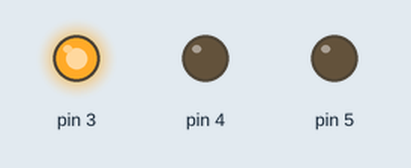
A sketch run on a simulated Arduino Uno, built with avr-gcc and run on an emulated ATmega328P. On the bench: output pins drawn as LEDs (lit = HIGH).

Above: at 0.17 s.
At 0.52 s:
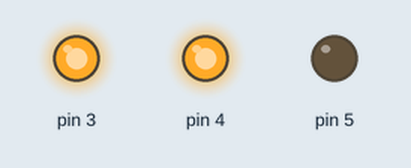
At 1.8 s:
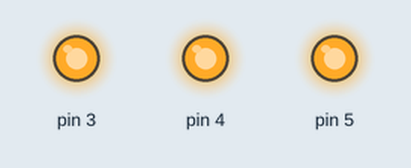
At 4.3 s:
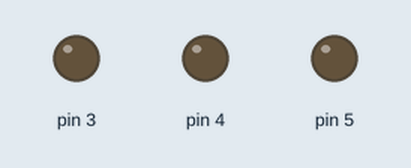
Timing chart, 0 to 5.9 s (numbered marks = the images above):
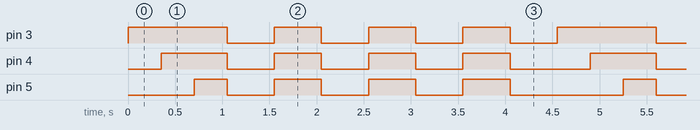

Measured:
- by itself, pin 3: repeats every 4.6 s: 3 × (LOW 0.50 s, HIGH 0.50 s), LOW 0.50 s, HIGH 1.1 s
- by itself, pin 4: repeats every 4.6 s: 3 × (LOW 0.50 s, HIGH 0.50 s), LOW 0.85 s, HIGH 0.70 s
- by itself, pin 5: repeats every 4.6 s: 3 × (LOW 0.50 s, HIGH 0.50 s), LOW 1.2 s, HIGH 0.35 s

The sketch:

flowing_led.ino
```cpp
const int hp = 5;
const int lp = 3;


void setup() {
  for (int a = lp; a <= hp; a++)
  {
    pinMode(a, OUTPUT);
  }

}

void loop() {
  for (int a = lp; a <= hp; a++)
  {
    digitalWrite(a, HIGH);
    delay(350);
  }
  for (int a = lp; a <= hp; a++)
    {
      digitalWrite(a, LOW);
    }
    delay(500);
  for (int x = 0; x <= 2; x ++){
    for (int a = lp; a <= hp; a++)
    {
      digitalWrite(a, HIGH);
    }
    delay(500);
    for (int a = lp; a <= hp; a++)
    {
      digitalWrite(a, LOW);
    }
    delay(500);
  }
}
```
